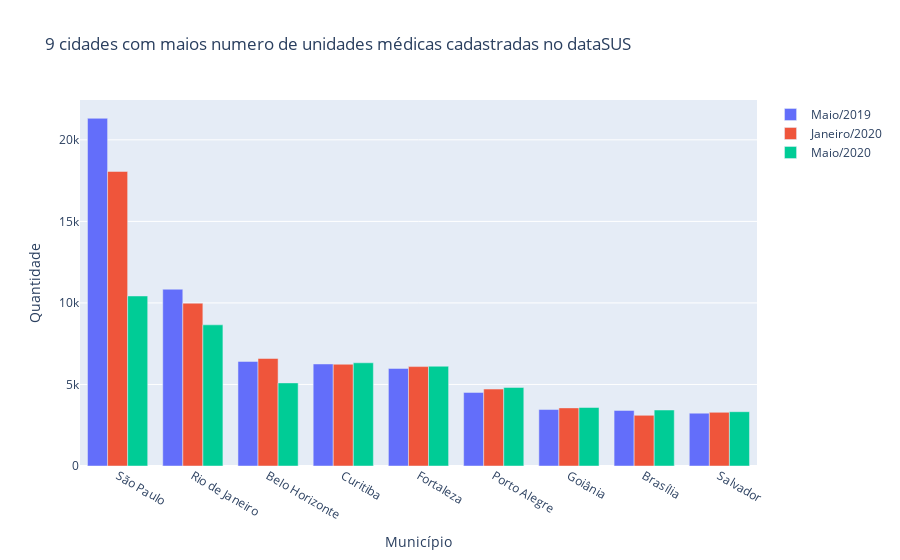

The cell this chart's notebook holds for it:
### Code cell
#Plotagem do gráfico das 9 cidades com mais unidades médicas ativas cadastradas no dataSUS
x1=go.Bar(x=cidadeestmai[1:10],y=quantidadeestmai[1:10],name="Maio/2019")
x2=go.Bar(x=cidadeest[1:10],y=quantidadeest[1:10],name='Maio/2020')
x3=go.Bar(x=cidadeestjan[1:10],y=quantidadeestjan[1:10],name='Janeiro/2020')
data=[x1,x3,x2]
layout = go.Layout(title='9 cidades com maios numero de unidades médicas cadastradas no dataSUS',
                   yaxis={'title':'Quantidade'},
                   xaxis={'title': 'Município'})

fig=go.Figure(data=data,layout=layout)
py.iplot(fig)

### Figure 1 — Plotly figure (JSON) as saved in the notebook; plotly's stock layout.template omitted (floating-point values rounded to 4 significant figures)
{"data": [{"name": "Maio/2019", "type": "bar", "x": ["São Paulo", "Rio de Janeiro", "Belo Horizonte", "Curitiba", "Fortaleza", "Porto Alegre", "Goiânia", "Brasília", "Salvador"], "y": [21321, 10840, 6412, 6257, 5983, 4512, 3463, 3408, 3240]}, {"name": "Janeiro/2020", "type": "bar", "x": ["São Paulo", "Rio de Janeiro", "Belo Horizonte", "Curitiba", "Fortaleza", "Porto Alegre", "Goiânia", "Salvador", "Brasília"], "y": [18062, 9984, 6593, 6240, 6096, 4718, 3564, 3291, 3107]}, {"name": "Maio/2020", "type": "bar", "x": ["São Paulo", "Rio de Janeiro", "Curitiba", "Fortaleza", "Belo Horizonte", "Porto Alegre", "Goiânia", "Brasília", "Salvador"], "y": [10426, 8656, 6329, 6118, 5096, 4816, 3588, 3434, 3330]}], "layout": {"title": {"text": "9 cidades com maios numero de unidades médicas cadastradas no dataSUS"}, "xaxis": {"title": {"text": "Município"}}, "yaxis": {"title": {"text": "Quantidade"}}}}
